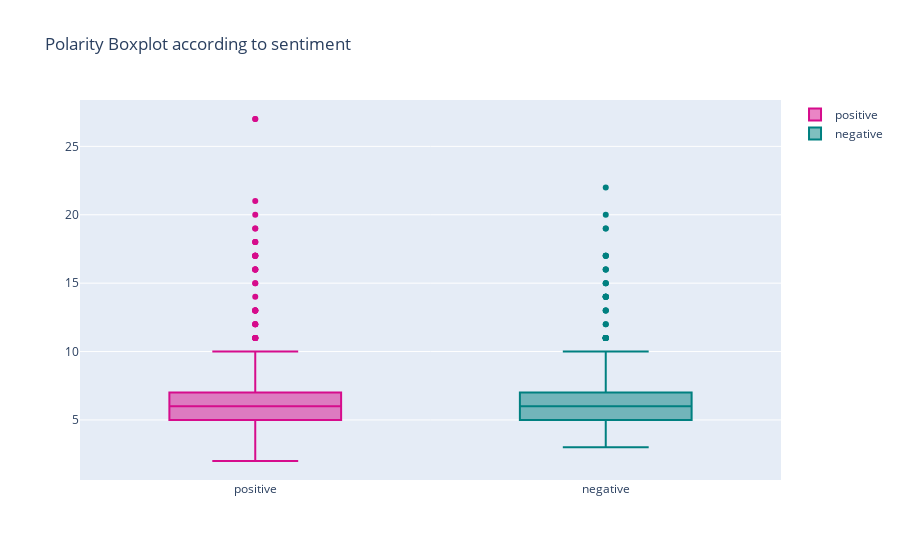

The code cell stored with this chart in its notebook:
### Code cell
import plotly.express as px
import plotly.graph_objects as go

y0 = df.loc[df['label'] == 0]['length']
y1 = df.loc[df['label'] == 1]['length']

trace0 = go.Box(
    y=y0,
    name = 'positive',
    marker = dict(
        color = 'rgb(214, 12, 140)',
    )
)
trace1 = go.Box(
    y=y1,
    name = 'negative',
    marker = dict(
        color = 'rgb(0, 128, 128)',
    )
)

data = [trace0, trace1]
layout = go.Layout(
    title = "Polarity Boxplot according to sentiment"
)

go.Figure(data=data,layout=layout)

### Figure 1 — Plotly figure (JSON) as saved in the notebook; plotly's stock layout.template omitted (floating-point values rounded to 4 significant figures; data arrays with more than 128 entries replaced by an {"elided": "..."} marker saying what was removed)
{"data": [{"marker": {"color": "rgb(214, 12, 140)"}, "name": "positive", "y": {"elided": "948 int values"}, "type": "box"}, {"marker": {"color": "rgb(0, 128, 128)"}, "name": "negative", "y": {"elided": "888 int values"}, "type": "box"}], "layout": {"title": {"text": "Polarity Boxplot according to sentiment"}, "xaxis": {"type": "category", "range": [-0.5, 1.5], "autorange": true}, "yaxis": {"type": "linear", "range": [0.6111, 28.39], "autorange": true}, "autosize": true}}
